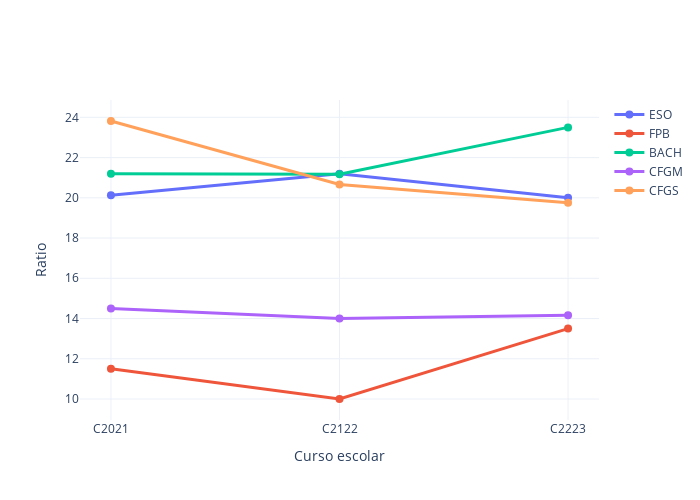

The notebook cell this image was saved under:
### Markdown cell above
## Evolución de la ratio de alumnado por etapas (media)

### Code cell
myplotly.num_students_evolution(df_ce, stages, years, ratio=True)

### Figure 1 — Plotly figure (JSON) as saved in the notebook; plotly's stock layout.template omitted (floating-point values rounded to 4 significant figures)
{"data": [{"hoverinfo": "name+text", "line": {"width": 3}, "marker": {"size": 8}, "name": "ESO", "text": ["20.12", "21.2", "20.0"], "type": "scatter", "x": ["C2021", "C2122", "C2223"], "y": [20.12, 21.2, 20]}, {"hoverinfo": "name+text", "line": {"width": 3}, "marker": {"size": 8}, "name": "FPB", "text": ["11.5", "10.0", "13.5"], "type": "scatter", "x": ["C2021", "C2122", "C2223"], "y": [11.5, 10, 13.5]}, {"hoverinfo": "name+text", "line": {"width": 3}, "marker": {"size": 8}, "name": "BACH", "text": ["21.2", "21.17", "23.5"], "type": "scatter", "x": ["C2021", "C2122", "C2223"], "y": [21.2, 21.17, 23.5]}, {"hoverinfo": "name+text", "line": {"width": 3}, "marker": {"size": 8}, "name": "CFGM", "text": ["14.5", "14.0", "14.17"], "type": "scatter", "x": ["C2021", "C2122", "C2223"], "y": [14.5, 14, 14.17]}, {"hoverinfo": "name+text", "line": {"width": 3}, "marker": {"size": 8}, "name": "CFGS", "text": ["23.82", "20.67", "19.75"], "type": "scatter", "x": ["C2021", "C2122", "C2223"], "y": [23.82, 20.67, 19.75]}], "layout": {"height": 500, "width": 700, "xaxis": {"autorange": true, "range": [-0.1355, 2.135], "title": {"text": "Curso escolar"}, "type": "category"}, "yaxis": {"autorange": true, "range": [8.956, 24.86], "title": {"text": "Ratio"}, "type": "linear"}}}
